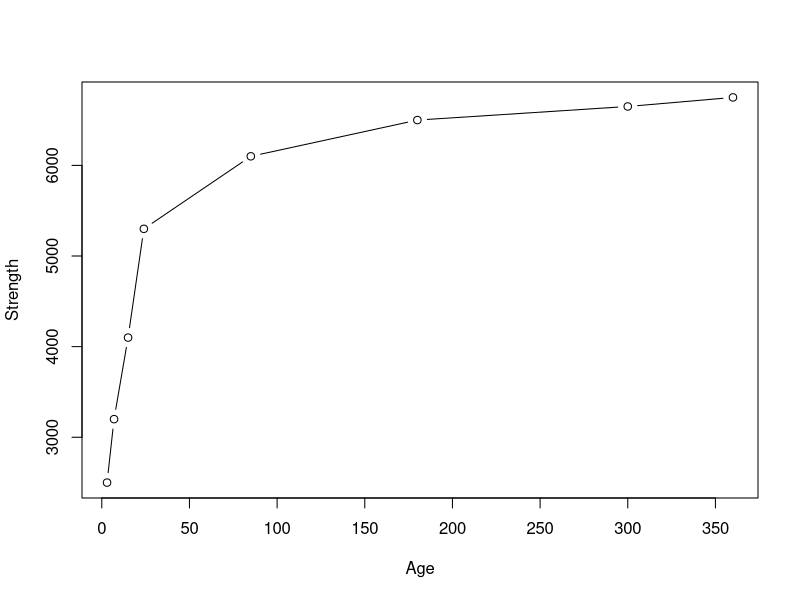

This chart was generated by the following R code:
# Problem 1.1

before = c(250,50,80, 55,188)
after = c(240,48,72,47,230)

diff = before-after
diff

t.test(before, after, paired=TRUE)


b = 5000
absdiff=abs(diff)
diffobs=mean(diff)
replicates=length(diff)
d=c()
p=c()
for( i in 1:b){
  permut=rbinom(replicates, 1, .5)
  positive=1*permut
  negative=(-1)*(1-permut)
  signed=positive+negative
  d[i]=mean(signed*absdiff)
  p[i]=(d[i]>=diffobs) +0
}

pvalue=sum(p)/b
pvalue

# Problem 1.2

b = 5000
absdiff=abs(diff)
diffobs=mean(diff)
replicates=length(diff)
d=c()
finalans = c()
for( i in 1:b){
  permut=rbinom(replicates, 1, .5)
  positive=1*permut
  negative=(-1)*(1-permut)
  signed=positive+negative
  
  a=c()
  for(j in (signed*rank(absdiff))){
    if(j>0){
      a[j]=j
    }
    ans=sum(a,na.rm = TRUE)
    d[i] = ans
  }
  finalans[i] = (d[i]>=10)+0
}
pvalue=sum(finalans)/b
pvalue

# Problem 2

##Wilcoxon's signed-rank statistic
ybefore = c(89,90,87,98,120,85,97,110)
yafter = c(76,101,84,86,105,84,93,115)

wilcox.test(ybefore, yafter, alternative='two.sided', paired=TRUE)

#Normal approximation
t.test(ybefore, yafter, paired = TRUE)

# Problem 3.1

x = c(57, 65, 70, 78)
y =c(120, 145, 153, 162)

b=10000
obs = cor(x, y)*sd(y)/sd(x)

obs

ans = c()
d=c()
for(i in 1:b){
  permuty = sample(y)
  ans[i]=cor(x, permuty) * sd(permuty)/sd(x)
  d[i]=(ans[i]>=obs) +0
}
pvalue = sum(d)/b

pvalue


# Problem 3.2

##Spearman's r
rx = rank(x)
ry = rank(y)

spearobs=cor(rx,ry)
rs=c()
p=c()
for(i in 1:10000){
  rs[i]=cor(rx,sample(ry))
  p[i]=(rs[i]>=spearobs)+0
}
pvalue=sum(p)/10000
pvalue


##Kendall's t

obs = cor.test(x,y,method="k")$p.value
b = 10000
d = c()
p=c()
for( i in 1:b){
  d[i] = cor.test(sample(x),sample(y),method="k")$p.value
  p[i] = sum(d[i] >= obs)
}
pvalue = sum(p[i])/b

pvalue

# Problem 4

## 4.a
Age = c(3,7,15,24,85,180, 300, 360)
Strength = c(2500,3200,4100,5300,6100,6500,6650,6750)

plot(Age,Strength, type="b", col="black", lwd=1, pch=1, xlab="Age", ylab="Strength")

# Pearson's correlation
cor(Age, Strength)

# Spearman's correlation
cor.test(Age,Strength,method="s")

# Kendall's tau
cor.test(Age,Strength,method="k")


# Problem 5

df = data.frame("Nearby"=c(4,7), "Not_Nearby"=c(3,2),
                row.names = c("Low","Hight"),
                stringsAsFactors = FALSE)


fisher.test(df)

# Problem 6

df = data.frame("Missed_Second"=c(5,3), "Made_second"=c(14,8),
                row.names = c("Missed_first","Made_first"),
                stringsAsFactors = FALSE)

#(a)
mcnemar.test(matrix(c(5,3,14,8),2,2))

#(b)
chisq.test(matrix(c(5,3,14,8),2,2))$expected
